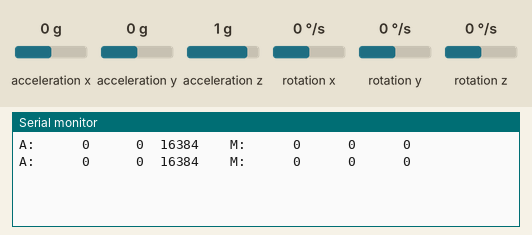
Bench run of a sketch on a simulated Arduino Uno, built with avr-gcc and run on an emulated ATmega328P. Parts: the last lines printed to the serial monitor. The test bench sets the inputs (shaded band); at power-on: acceleration x 0 g, acceleration y 0 g, acceleration z 1 g, rotation x 0 °/s, rotation y 0 °/s, rotation z 0 °/s.

Above: at 1.8 s.
1.9 s: acceleration x set to -1.4 g
At 2.5 s:
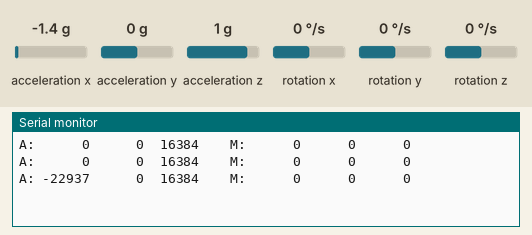
4.5 s: acceleration y set to -1.4 g
At 5.8 s:
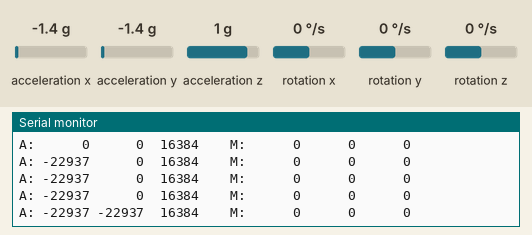
7.5 s: acceleration z set to -1.4 g
At 8.8 s:
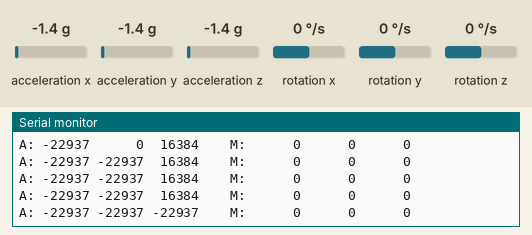
10.5 s: acceleration x set to 0 g
At 11.4 s:
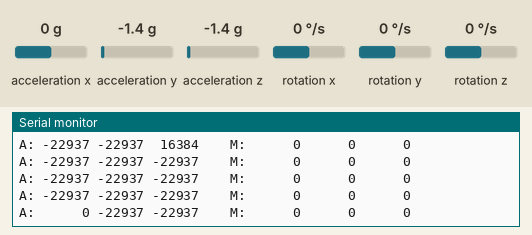
13.5 s: acceleration y set to 0 g
At 14.8 s:
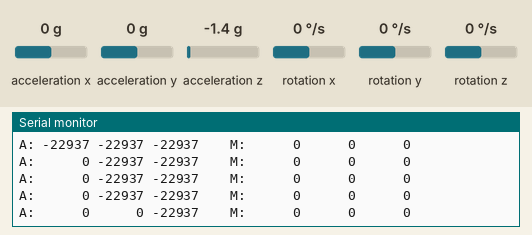
16.5 s: acceleration z set to 0 g
At 17.6 s:
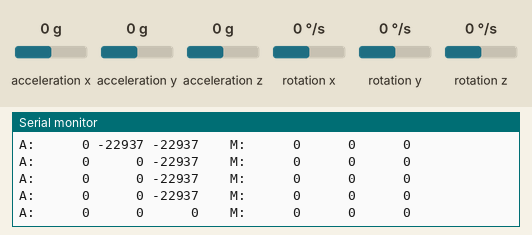

The sketch:

Accelometer_-_serial.ino
```cpp
/*
The sensor outputs provided by the library are the raw 16-bit values
obtained by concatenating the 8-bit high and low accelerometer and
magnetometer data registers. They can be converted to units of g and
gauss using the conversion factors specified in the datasheet for your
particular device and full scale setting (gain).

Example: An LSM303D gives a magnetometer X axis reading of 1982 with
its default full scale setting of +/- 4 gauss. The M_GN specification
in the LSM303D datasheet (page 10) states a conversion factor of 0.160
mgauss/LSB (least significant bit) at this FS setting, so the raw
reading of -1982 corresponds to 1982 * 0.160 = 317.1 mgauss =
0.3171 gauss.

In the LSM303DLHC, LSM303DLM, and LSM303DLH, the acceleration data
registers actually contain a left-aligned 12-bit number, so the lowest
4 bits are always 0, and the values should be shifted right by 4 bits
(divided by 16) to be consistent with the conversion factors specified
in the datasheets.

Example: An LSM303DLH gives an accelerometer Z axis reading of -16144
with its default full scale setting of +/- 2 g. Dropping the lowest 4
bits gives a 12-bit raw value of -1009. The LA_So specification in the
LSM303DLH datasheet (page 11) states a conversion factor of 1 mg/digit
at this FS setting, so the value of -1009 corresponds to -1009 * 1 =
1009 mg = 1.009 g.
*/

#include <Wire.h>
#include <LSM303.h>

LSM303 compass;

char report[80];

void setup()
{
  Serial.begin(9600);
  Wire.begin();
  compass.init();
  compass.enableDefault();
}

void loop()
{
  compass.read();

  snprintf(report, sizeof(report), "A: %6d %6d %6d    M: %6d %6d %6d",
    compass.a.x, compass.a.y, compass.a.z,
    compass.m.x, compass.m.y, compass.m.z);
  Serial.println(report);

  delay(1000);
}
```

Measured:
- after the input at 1.9 s, the serial monitor: prints a new line after 0.11 s (image 1)
- after the input at 4.5 s, the serial monitor: prints a new line after 0.51 s (image 2)
- after the input at 7.5 s, the serial monitor: prints a new line after 0.52 s (image 3)
- after the input at 10.5 s, the serial monitor: prints a new line after 0.53 s (image 4)
- after the input at 13.5 s, the serial monitor: prints a new line after 0.53 s (image 5)
- after the input at 16.5 s, the serial monitor: prints a new line after 0.54 s (image 6)
